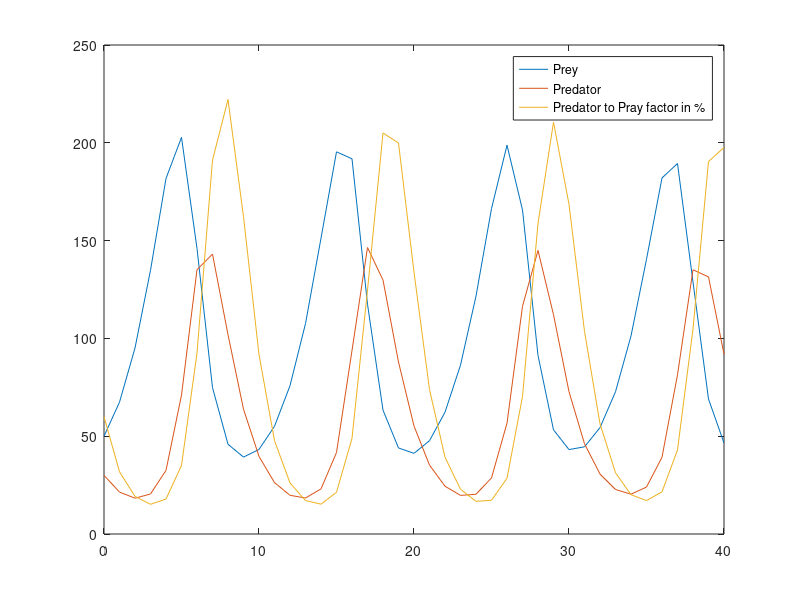

The MATLAB script that drew this image:
%1.5
g1 =  0.5;
g2 = 0.8;
g3 = 0.008;
t = 0:40;
y0 = [50; 30];

f = @(t, y) [g1 * y(1) - g3 * y(1) * y(2); -g2*y(2)+g3*y(1)*y(2)];
[t, y] = ode45(f, t, y0);
plot(t, y(:,1), t, y(:,2), t, y(:,2)./y(:,1).*100), legend('Prey', 'Predator', 'Predator to Pray factor in %');

% With increasing rate of preys the amount of predators is also increasing.
% Which after sometime leads to a decrease in prey, which causes a lot of
% predators to starve. And with only a few predators left the the prey
% population starts to increase again. Which leads finally to a circle.